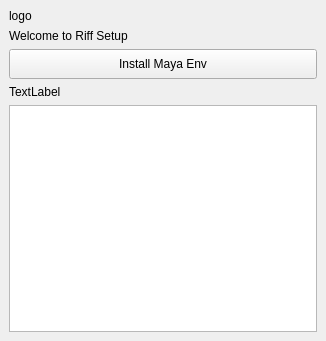
<?xml version="1.0" encoding="UTF-8"?>
<ui version="4.0">
 <class>RFLauncher</class>
 <widget class="QMainWindow" name="RFLauncher">
  <property name="geometry">
   <rect>
    <x>0</x>
    <y>0</y>
    <width>326</width>
    <height>341</height>
   </rect>
  </property>
  <property name="windowTitle">
   <string>MainWindow</string>
  </property>
  <widget class="QWidget" name="centralwidget">
   <layout class="QVBoxLayout" name="verticalLayout_5">
    <item>
     <widget class="QLabel" name="logo_label">
      <property name="text">
       <string>logo</string>
      </property>
     </widget>
    </item>
    <item>
     <widget class="QLabel" name="label">
      <property name="text">
       <string>Welcome to Riff Setup</string>
      </property>
     </widget>
    </item>
    <item>
     <layout class="QVBoxLayout" name="custom_verticalLayout"/>
    </item>
    <item>
     <widget class="QPushButton" name="env_pushButton">
      <property name="minimumSize">
       <size>
        <width>0</width>
        <height>30</height>
       </size>
      </property>
      <property name="text">
       <string>Install Maya Env</string>
      </property>
     </widget>
    </item>
    <item>
     <widget class="QLabel" name="scriptRoot_label">
      <property name="text">
       <string>TextLabel</string>
      </property>
     </widget>
    </item>
    <item>
     <widget class="QPlainTextEdit" name="log_plainTextEdit"/>
    </item>
   </layout>
  </widget>
  <widget class="QMenuBar" name="menubar">
   <property name="geometry">
    <rect>
     <x>0</x>
     <y>0</y>
     <width>326</width>
     <height>21</height>
    </rect>
   </property>
  </widget>
 </widget>
 <resources/>
 <connections/>
</ui>
